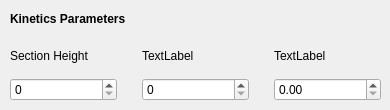
        <widget class="QWidget" name="page">
         <widget class="QLabel" name="lblAcqKinetics">
          <property name="geometry">
           <rect>
            <x>10</x>
            <y>10</y>
            <width>141</width>
            <height>17</height>
           </rect>
          </property>
          <property name="font">
           <font>
            <weight>75</weight>
            <bold>true</bold>
           </font>
          </property>
          <property name="text">
           <string>Kinetics Parameters</string>
          </property>
         </widget>
         <widget class="QWidget" name="layoutWidget">
          <property name="geometry">
           <rect>
            <x>10</x>
            <y>40</y>
            <width>371</width>
            <height>61</height>
           </rect>
          </property>
          <layout class="QGridLayout" name="gridLayout_18">
           <property name="horizontalSpacing">
            <number>25</number>
           </property>
           <item row="0" column="0">
            <widget class="QLabel" name="lblAcqKineticsSecH">
             <property name="text">
              <string>Section Height</string>
             </property>
            </widget>
           </item>
           <item row="0" column="1">
            <widget class="QLabel" name="label_13">
             <property name="text">
              <string>TextLabel</string>
             </property>
            </widget>
           </item>
           <item row="0" column="2">
            <widget class="QLabel" name="label_12">
             <property name="text">
              <string>TextLabel</string>
             </property>
            </widget>
           </item>
           <item row="1" column="0">
            <widget class="QSpinBox" name="spinBox_7"/>
           </item>
           <item row="1" column="1">
            <widget class="QSpinBox" name="spinBox_11"/>
           </item>
           <item row="1" column="2">
            <widget class="QDoubleSpinBox" name="doubleSpinBox_2"/>
           </item>
          </layout>
         </widget>
        </widget>
